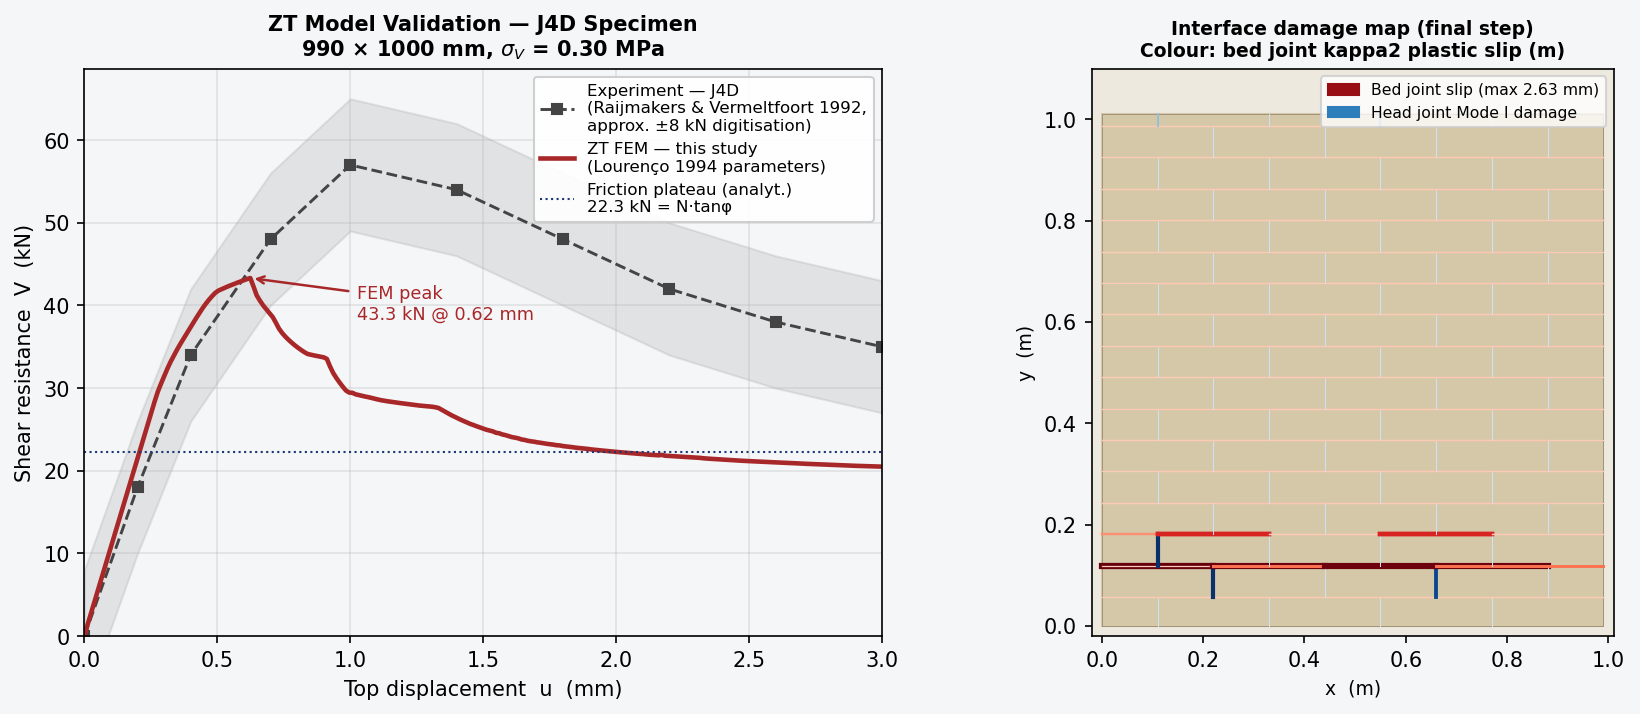

This chart was generated by the following Python code:
#!/usr/bin/env python3
"""
urm_validation_j4d.py
=====================
Validation of the ZT micro-model against the Raijmakers & Vermeltfoort (1992)
shear-wall test, specimen J4D.

Geometry  : 990 mm × 1000 mm running-bond, single wythe (100 mm deep)
Loading   : σ_V = −0.30 MPa, horizontal ramp to u_top = 3.0 mm
Parameters: Lourenço (1994) calibrated values for J4D
              G_f^I  = 18 N/m  (vs default 12 N/m)
              G_f^II = 125 N/m (vs default 40 N/m)
              ν_brick = 0.15   (vs default 0.20)

Experimental reference (approximate digitisation from Lourenço 1994, Fig. 5.8):
  Raijmakers & Vermeltfoort (1992) J4D – monotonic push
"""

import sys, os
import numpy as np
import matplotlib
matplotlib.use('Agg')
import matplotlib.pyplot as plt
import matplotlib.patches as mpatches

# ---- Import solver; monkey-patch ν before mesh build ----
sys.path.insert(0, os.path.dirname(os.path.abspath(__file__)))
import urm_wall_fem2d as urm
import urm_wall_mesh  as uwm

# Override Poisson ratio BEFORE building mesh (used inside build_zt_mesh)
urm.NU_BRICK = 0.15

# ---- J4D specimen geometry ----
cfg = uwm.WallConfig(
    wall_width=0.990,
    wall_height=1.000,
    brick_length=0.210,
    brick_height=0.052,
    brick_depth=0.100,
    mortar_bed=0.010,
    mortar_head=0.010,
    bond='running',
)

# ---- Lourenco (1994) calibrated interface parameters ----
p_j4d = urm.IFaceParams(
    kn=82.0e9,
    ks=36.0e9,
    ft=0.25e6,
    GfI=18.0,      # N/m — longer Mode I tail
    c0=0.35e6,
    GfII=125.0,    # N/m — much longer cohesion softening (key calibration param)
    tanPhi=0.75,
)

SIGMA_V_J4D = -0.30e6   # Pa
U_TOTAL_J4D =  3.00e-3  # m
N_STEPS_J4D =  250

# ---- Build mesh ----
print("=" * 60)
print("Building ZT mesh  (J4D: 990 × 1000 mm)")
print("=" * 60)
mesh = urm.build_zt_mesh(cfg)
print(f"  {len(mesh.brick_elems)} bricks, "
      f"{len(mesh.iface_nodes)} interfaces "
      f"({sum(mesh.iface_horiz)} bed + {sum(not h for h in mesh.iface_horiz)} head)")

# ---- Solve ----
print("\nRunning Newton-Raphson (250 steps to 3.0 mm) ...")
res = urm.solve_wall(
    mesh, cfg,
    p_iface_override=p_j4d,
    sigma_v=SIGMA_V_J4D,
    u_total=U_TOTAL_J4D,
    n_steps=N_STEPS_J4D,
)

u_mm = res['u_history'] * 1e3
F_kN = -res['F_history'] / 1e3   # positive = rightward resistance

# ---- Key metrics ----
F_peak   = F_kN.max()
u_peak   = u_mm[F_kN.argmax()]
# Friction plateau: last 20% of steps
F_plateau = F_kN[int(0.80 * len(F_kN)):].mean()

# Analytical friction plateau (full contact)
A_top     = cfg.wall_width * urm.THICK           # m²
N_total   = abs(SIGMA_V_J4D) * A_top             # N
F_plateau_analytical = N_total * p_j4d.tanPhi / 1e3  # kN

print(f"\n--- Results ---")
print(f"  Peak shear      : {F_peak:.1f} kN  at u = {u_peak:.2f} mm")
print(f"  FEM plateau     : {F_plateau:.1f} kN  (last 20% of steps)")
print(f"  Analyt. plateau : {F_plateau_analytical:.1f} kN  "
      f"(N_total × tanφ = {N_total/1e3:.1f} × {p_j4d.tanPhi})")

# ---- Approximate experimental data (J4D, σ_V = 0.30 MPa) ----
# Sources: Raijmakers & Vermeltfoort (1992); reproduced in Lourenco (1994)
# and Petracca et al. (2017, Table 2: V_max = 57 kN).
# Digitised from published load-displacement plots; uncertainty ≈ ±8 kN.
exp_u    = np.array([0.00, 0.20, 0.40, 0.70, 1.00, 1.40, 1.80, 2.20, 2.60, 3.00])
exp_F    = np.array([0.00, 18.0, 34.0, 48.0, 57.0, 54.0, 48.0, 42.0, 38.0, 35.0])
exp_F_lo = exp_F - 8.0
exp_F_hi = exp_F + 8.0

# ---- Plot ----
fig, axes = plt.subplots(1, 2, figsize=(12, 5), facecolor='#F5F6F8')

# --- Left: load-displacement comparison ---
ax = axes[0]
ax.set_facecolor('#F5F6F8')

# Experimental (digitised with uncertainty band)
ax.fill_between(exp_u, exp_F_lo, exp_F_hi, color='#888', alpha=0.18, zorder=0)
ax.plot(exp_u, exp_F, 's--', color='#444', markersize=5, lw=1.4,
        label='Experiment — J4D\n(Raijmakers & Vermeltfoort 1992,\napprox. ±8 kN digitisation)')

# Our FEM
ax.plot(u_mm, F_kN, color='#A8282A', lw=2.2,
        label='ZT FEM — this study\n(Lourenço 1994 parameters)')

# Analytical plateau
ax.axhline(F_plateau_analytical, color='#1B3872', lw=1.0, ls=':',
           label=f'Friction plateau (analyt.)\n{F_plateau_analytical:.1f} kN = N·tanφ')

# Peak annotation
ax.annotate(f'FEM peak\n{F_peak:.1f} kN @ {u_peak:.2f} mm',
            xy=(u_peak, F_peak), xytext=(u_peak + 0.4, F_peak - 5),
            arrowprops=dict(arrowstyle='->', color='#A8282A', lw=1.2),
            fontsize=8.5, color='#A8282A')

ax.set_xlabel('Top displacement  u  (mm)', fontsize=10)
ax.set_ylabel('Shear resistance  V  (kN)', fontsize=10)
ax.set_title('ZT Model Validation — J4D Specimen\n'
             r'990 × 1000 mm, $\sigma_V$ = 0.30 MPa',
             fontsize=10, fontweight='bold')
ax.set_xlim(0, 3.0)
ax.set_ylim(bottom=0)
ax.legend(fontsize=8, framealpha=0.92, loc='upper right')
ax.grid(True, alpha=0.3)

# --- Right: interface damage map at final step ---
ax2 = axes[1]
ax2.set_facecolor('#EDE9DF')
ax2.set_aspect('equal')
ax2.set_title('Interface damage map (final step)\n'
              'Colour: bed joint kappa2 plastic slip (m)',
              fontsize=9, fontweight='bold')

# Draw bricks
for e, conn in enumerate(mesh.brick_elems):
    xy = mesh.nodes[conn]
    xs = np.append(xy[:, 0], xy[0, 0])
    ys = np.append(xy[:, 1], xy[0, 1])
    ax2.fill(xs, ys, color='#D4C8A8', zorder=1)
    ax2.plot(xs, ys, color='#9B8870', lw=0.4, zorder=2)

# Draw interfaces coloured by kappa2
iface_states = res['iface_states']
kappa2_vals  = np.array([s.kappa2 for s in iface_states])
k2_max = max(kappa2_vals.max(), 1e-10)
cmap_bed  = plt.cm.Reds
cmap_head = plt.cm.Blues

for i, (nodes4, L, horiz, st) in enumerate(zip(
        mesh.iface_nodes, mesh.iface_len, mesh.iface_horiz, iface_states)):
    nA0, nA1, nB0, nB1 = nodes4
    # Midline of the interface
    xA = 0.5 * (mesh.nodes[nA0, 0] + mesh.nodes[nA1, 0])
    yA = 0.5 * (mesh.nodes[nA0, 1] + mesh.nodes[nA1, 1])
    xB = 0.5 * (mesh.nodes[nB0, 0] + mesh.nodes[nB1, 0])
    yB = 0.5 * (mesh.nodes[nB0, 1] + mesh.nodes[nB1, 1])
    x0 = mesh.nodes[nA0, 0]; x1 = mesh.nodes[nA1, 0]
    y0 = mesh.nodes[nA0, 1]; y1 = mesh.nodes[nA1, 1]

    norm_k2 = st.kappa2 / k2_max
    lw = 0.6 + 2.4 * norm_k2   # thicker = more plastic slip

    if horiz:
        colour = cmap_bed(0.2 + 0.8 * norm_k2)
        ax2.plot([x0, x1], [y0, y1], color=colour, lw=lw, zorder=3)
    else:
        colour = cmap_head(0.2 + 0.8 * (st.d1))  # head joints: Mode I damage
        ax2.plot([x0, x1], [y0, y1], color=colour, lw=0.5 + 1.5 * st.d1, zorder=3)

ax2.set_xlim(-0.02, cfg.wall_width + 0.02)
ax2.set_ylim(-0.02, cfg.wall_height + 0.10)
ax2.set_xlabel('x  (m)', fontsize=9)
ax2.set_ylabel('y  (m)', fontsize=9)

# Legends for damage map
bed_patch  = mpatches.Patch(color=cmap_bed(0.9),  label=f'Bed joint slip (max {k2_max*1e3:.2f} mm)')
head_patch = mpatches.Patch(color=cmap_head(0.7), label='Head joint Mode I damage')
ax2.legend(handles=[bed_patch, head_patch], fontsize=7.5, loc='upper right')

plt.tight_layout(pad=1.5)
out = os.path.join(os.path.dirname(os.path.abspath(__file__)),
                   'urm_validation_j4d.png')
plt.savefig(out, dpi=150, bbox_inches='tight')
print(f"\nSaved plot → {out}")
